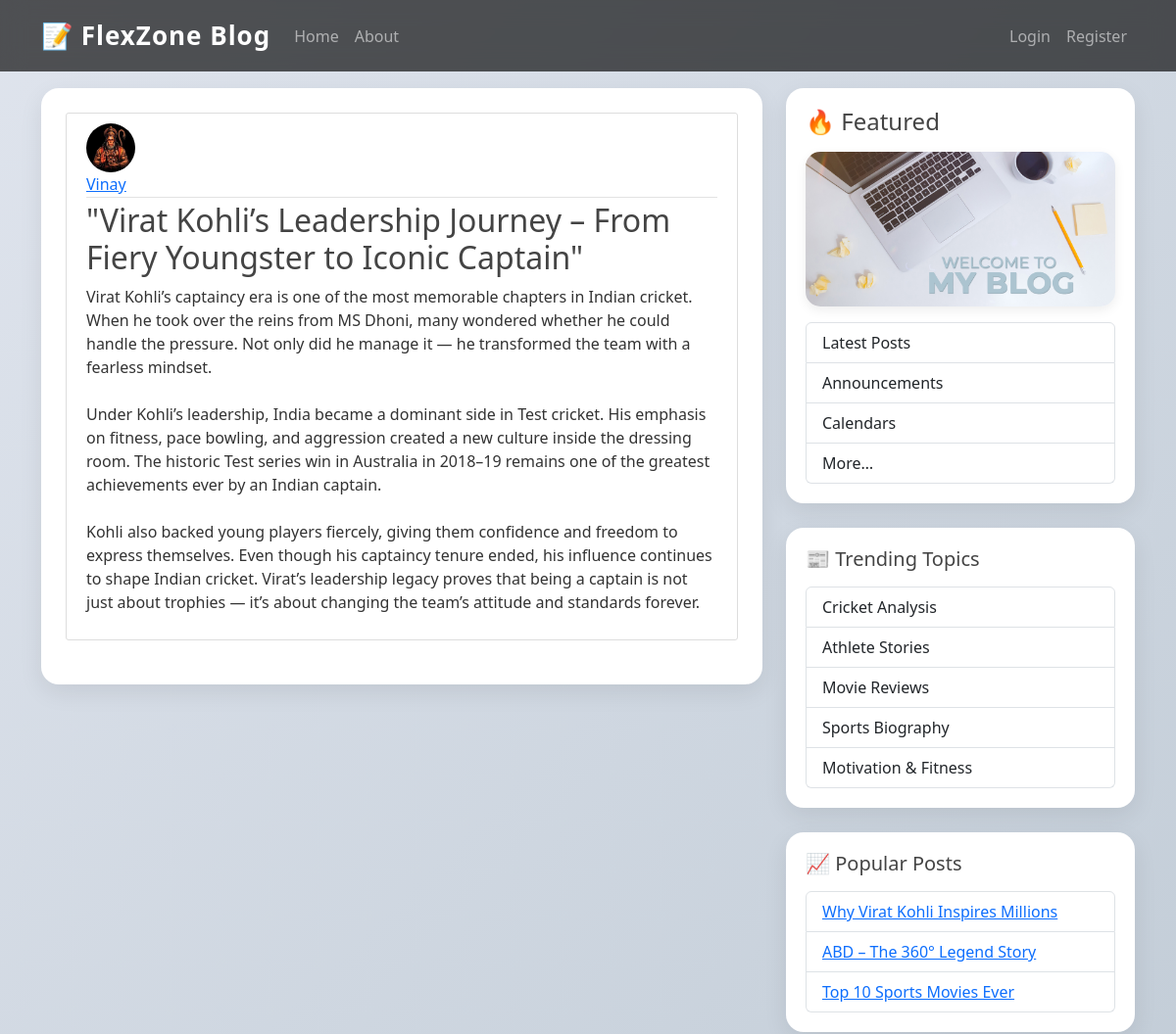
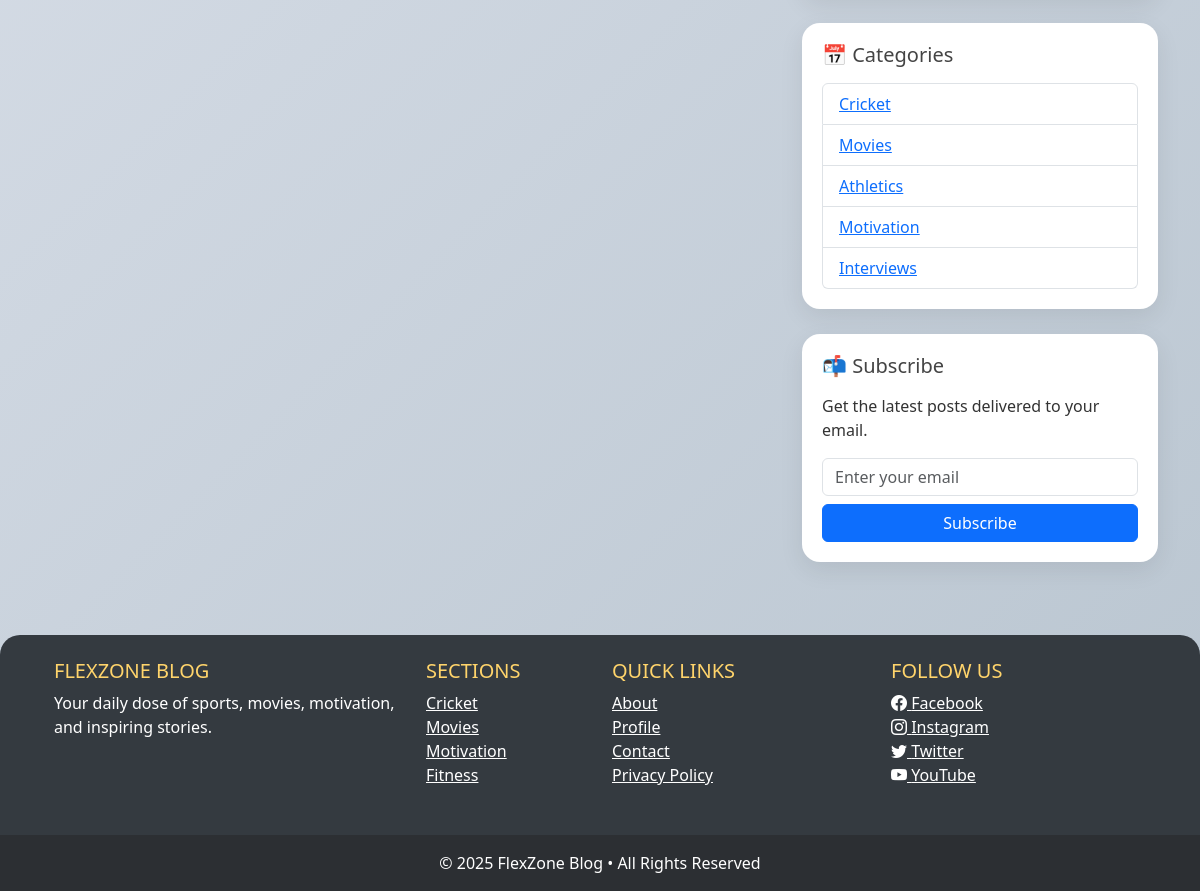
The page /post/22/ on the database its author committed (2 pictures, top to bottom).
### Blog/models.py (models this page shows, shortened)
class Post(models.Model):
    title = models.CharField(max_length=100)
    content = models.TextField()
    data_posted = models.DateTimeField(default=timezone.now)
    author = models.ForeignKey(User,on_delete=models.CASCADE)

### register/models.py (models this page shows, shortened)
class profile(models.Model):
    user= models.OneToOneField(User,on_delete=models.CASCADE)
    image=models.ImageField(default="default.jpg", upload_to='profile_pics')

### Blog/views.py (the view)
# urls.py: path('post/<int:pk>/',views.PostDetailView.as_view(), name='post-detail'),
class PostDetailView(DetailView):
    model = Post

### Blog/templates/Blog/post_detail.html (shortened to what this page needs)
{% extends "blog/base.html" %}
{% block content %}
        <article class="media content-section">
          <img class="rounded-circle" src="{{ post.author.profile.image.url }}" style="width:50px; height:50px; object-fit:cover;">
          <div class="media-body">
            <div class="article-metadata">
              <a class="mr-2" href="#">{{ object.author }}</a>
            </div>
            <h2>{{ object.title }}</h2>
            <p class="article-content">{{ object.content }}</p>
          </div>
        </article>
{% endblock content %}

### Blog/static/Blog/main.css (style rules this page uses)
body { background: #fafafa; color: #333333; margin-top: 5rem; }
h1, h2, h3, h4, h5, h6 { color: #444444; }
.content-section { background: #ffffff; padding: 10px 20px; border: 1px solid #dddddd; border-radius: 3px; margin-bottom: 20px; }
.article-content { white-space: pre-line; }
.article-metadata { padding-bottom: 1px; margin-bottom: 4px; border-bottom: 1px solid #e3e3e3 }

### Blog/templates/Blog/base.html (style rules this page uses)
body { background: linear-gradient(135deg, #dfe4ed, #b9c5d0); }

### rows shown on the page
Post: author.profile.image (picture), author "Vinay", title "\"Virat Kohli’s Leadership Journey – From Fiery Youngster to Iconic Captain\"", content "Virat Kohli’s captaincy era is one of the most memorable chapters in Indian cricket. When he took over the reins from MS Dhoni, many wondered whether he could handle the pressure. Not only did he manage it — he transformed the team with a fearless mindset. Under Kohli’s leadership, India became a dominant side in Test cricket. His emphasis on fitness, pace bowling, and aggression created a new culture inside the dressing room. The historic Test series win in Australia in 2018–19 remains one of the greatest achievements ever by an Indian captain. Kohli also backed young players fiercely, giving them confidence and freedom to express themselves. Even though his captaincy tenure ended, his…"
